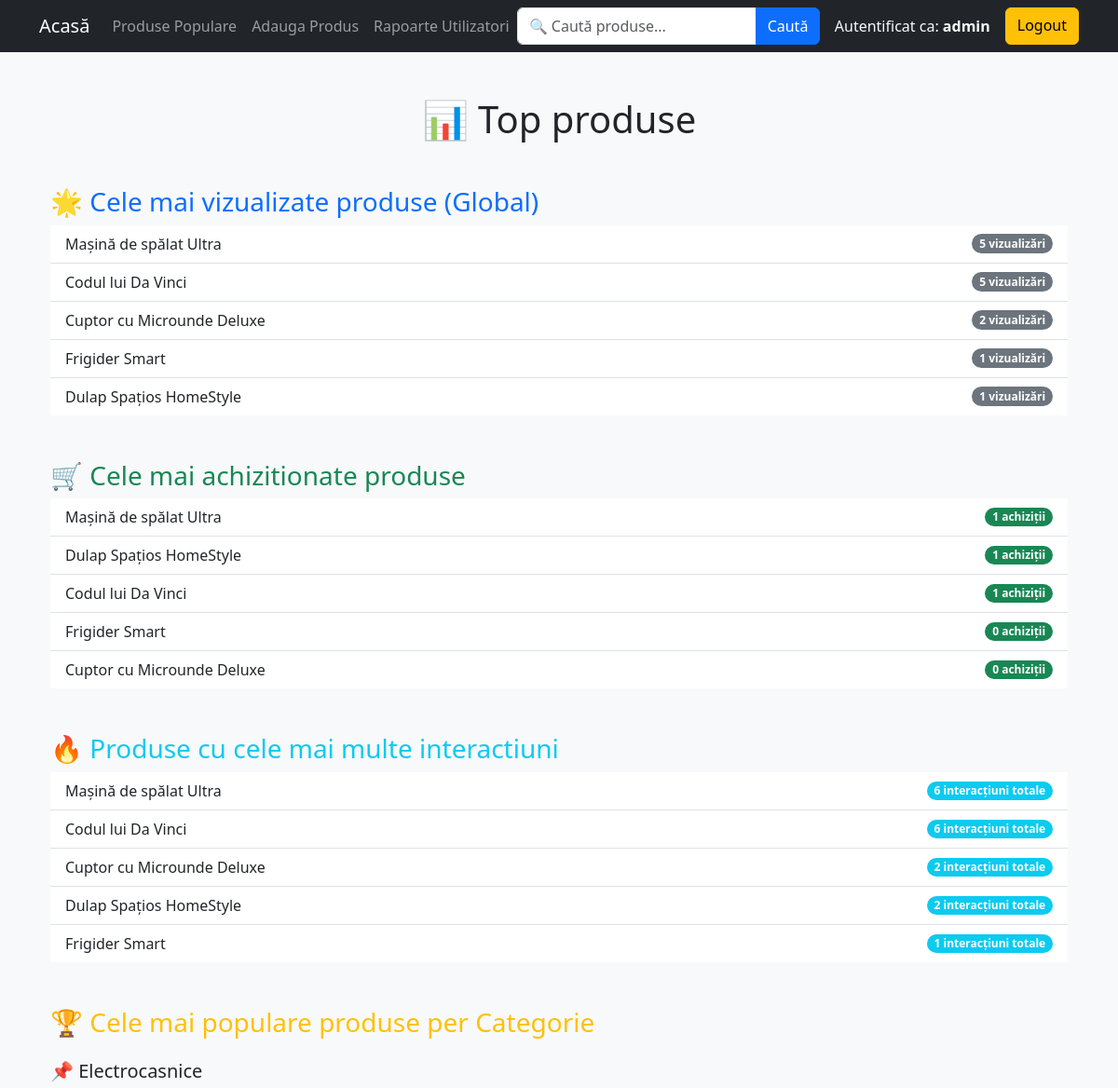
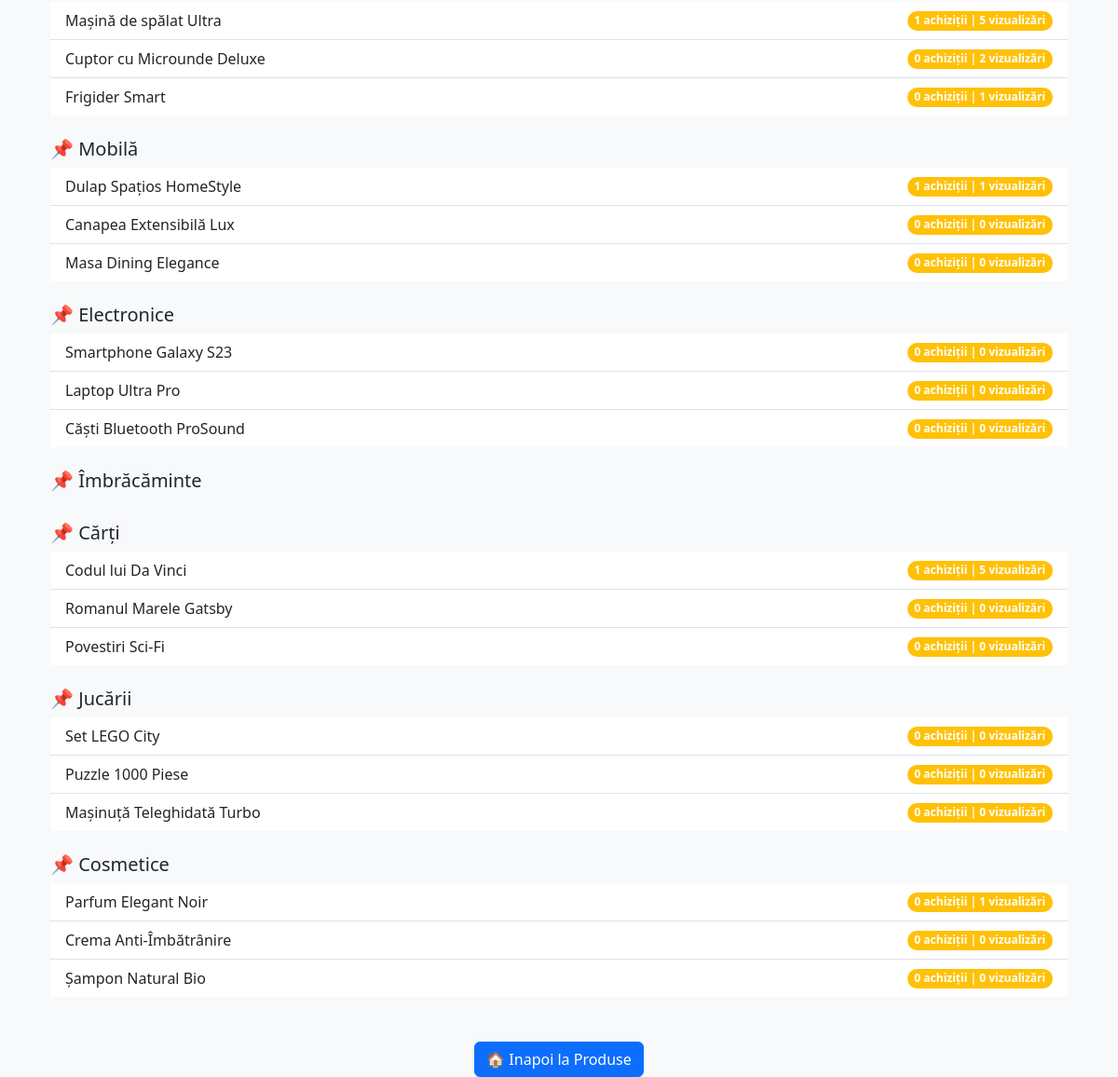
Screenshot of /popular_products (signed in) with the database file from the repository (2 pictures, top to bottom).
### models.py (models this page shows, shortened)
class Product(db.Model):
    id = db.Column(db.Integer, primary_key=True)
    name = db.Column(db.String(100))
    category = db.Column(db.String(50))
    price = db.Column(db.Float)
    description = db.Column(db.Text)
    views = db.Column(db.Integer, default=0)
    purchases = db.Column(db.Integer, default=0)

### app.py (the view)
@app.route("/popular_products")
@login_required
def popular_products():
    most_viewed = Product.query.order_by(Product.views.desc()).limit(5).all()
    most_purchased = Product.query.order_by(Product.purchases.desc()).limit(5).all()
    most_interacted = (
        db.session.query(Product, db.func.sum(Product.views + Product.purchases).label("total_interactions"))
        .group_by(Product.id)
        .order_by(db.func.sum(Product.views + Product.purchases).desc())
        .limit(5)
        .all()
    )
    popular_per_category = {}
    for category in AVAILABLE_CATEGORIES:
        popular_per_category[category] = (
            Product.query.filter_by(category=category)
            .order_by(Product.purchases.desc(), Product.views.desc())
            .limit(5)
            .all()
        )
    return render_template(
        "popular_products.html",
        most_viewed=most_viewed,
        most_purchased=most_purchased,
        most_interacted=most_interacted,
        popular_per_category=popular_per_category
    )

### app.py (called while the page is built)
def login_required(f):
    @wraps(f)
    def decorated_function(*args, **kwargs):
        if "user_id" not in session:
            flash("Trebuie sa fii autentificat pentru a accesa aceasta pagina.")
            return redirect(url_for("login"))
        return f(*args, **kwargs)
    return decorated_function

### templates/popular_products.html (shortened to what this page needs)
<!DOCTYPE html>
<html lang="ro">
<head>
    <link rel="stylesheet" href="https://cdn.jsdelivr.net/npm/bootstrap@5.3.0/dist/css/bootstrap.min.css">
</head>
<body class="bg-light">
{% extends 'base.html' %}
{% block content %}
<div class="container mt-5">
    <h1 class="text-center mb-5">📊 Top produse</h1>
    <h3 class="mt-5 text-primary">🌟 Cele mai vizualizate produse (Global)</h3>
    <ul class="list-group list-group-flush">
        {% for product in most_viewed %}
            <li class="list-group-item d-flex justify-content-between align-items-center">
                {{ product.name }}
                <span class="badge bg-secondary rounded-pill">{{ product.views }} vizualizări</span>
            </li>
        {% endfor %}
    </ul>
    <h3 class="mt-5 text-success">🛒 Cele mai achizitionate produse </h3>
    <ul class="list-group list-group-flush">
        {% for product in most_purchased %}
            <li class="list-group-item d-flex justify-content-between align-items-center">
                {{ product.name }}
                <span class="badge bg-success rounded-pill">{{ product.purchases }} achiziții</span>
            </li>
        {% endfor %}
    </ul>
    <h3 class="mt-5 text-info">🔥 Produse cu cele mai multe interactiuni</h3>
    <ul class="list-group list-group-flush">
        {% for product, total_interactions in most_interacted %}
            <li class="list-group-item d-flex justify-content-between align-items-center">
                {{ product.name }}
                <span class="badge bg-info rounded-pill">{{ total_interactions }} interacțiuni totale</span>
            </li>
        {% endfor %}
    </ul>
    <h3 class="mt-5 text-warning">🏆 Cele mai populare produse per Categorie</h3>
    {% for category, products in popular_per_category.items() %}
        <h5 class="mt-4">📌 {{ category }}</h5>
        <ul class="list-group list-group-flush">
            {% for product in products %}
                <li class="list-group-item d-flex justify-content-between align-items-center">
                    {{ product.name }}
                    <span class="badge bg-warning rounded-pill">{{ product.purchases }} achiziții | {{ product.views }} vizualizări</span>
                </li>
            {% endfor %}
        </ul>
    {% endfor %}
    <div class="text-center mt-5">
        <a href="/" class="btn btn-primary">🏠 Inapoi la Produse</a>
    </div>
</div>
{% endblock %}

### rows the page displays
Product: name "Mașină de spălat Ultra", views "5", purchases "1", total_interactions "6"
Product: name "Codul lui Da Vinci", views "5", purchases "1", total_interactions "6"
Product: name "Cuptor cu Microunde Deluxe", views "2", purchases "0"
Product: name "Frigider Smart", views "1", purchases "0", total_interactions "1"
Product: name "Dulap Spațios HomeStyle", views "1", purchases "1", total_interactions "2"
Product: name "Canapea Extensibilă Lux", purchases "0", views "0"
Product: name "Masa Dining Elegance", purchases "0", views "0"
Product: name "Smartphone Galaxy S23", purchases "0", views "0"
Product: name "Laptop Ultra Pro", purchases "0", views "0"
Product: name "Căști Bluetooth ProSound", purchases "0", views "0"
Product: name "Romanul Marele Gatsby", purchases "0", views "0"
Product: name "Povestiri Sci-Fi", purchases "0", views "0"
Product: name "Set LEGO City", purchases "0", views "0"
Product: name "Puzzle 1000 Piese", purchases "0", views "0"
Product: name "Mașinuță Teleghidată Turbo", purchases "0", views "0"
Product: name "Parfum Elegant Noir", purchases "0", views "1"
Product: name "Crema Anti-Îmbătrânire", purchases "0", views "0"
Product: name "Șampon Natural Bio", purchases "0", views "0"

### other values shown
{{ session['role'] }} "admin"
{{ category }} "Electrocasnice" "Mobilă" "Electronice" "Îmbrăcăminte" "Cărți" "Jucării" "Cosmetice"
